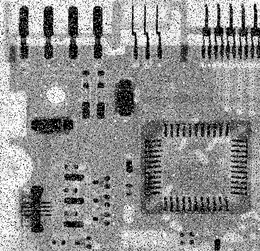
%> input picture Homework1/1552746_Cuihejie/problem4/Q_2.tif, 260 x 251 px, shrunk from 455 x 440 before the run
$ octave problem4.m   (GNU Octave 9; MATLAB toolbox functions it lacks are replaced by stand-ins)
%> lines starting %> are read from the running program, lines starting %| are printed output that depends on the picture
img=imread('Q_2.tif');
%> img is the input picture: size 251x260 uint8; min 0, max 255, mean 144.3
figure;
% Using median filtering
img_med = medfilt2(img);
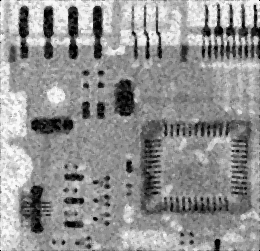
%> img_med: size 251x260 uint8; min 0, max 254, mean 145.7
% Using adaptiveMedian filtering
img_adaptive = adaptiveMedianFilter(img,11);

% original image
subplot(1,3,1);
imshow(img);
title('original')

% noised image
subplot(1,3,2);
imshow(img_med);
title('median')

% adaptive median filter image
subplot(1,3,3);
imshow(img_adaptive);
title('adaptiveMed')

function[img_result] = adaptiveMedianFilter(img_noi,max_window)
%> called with max_window = 11

padding_width = (max_window-1)/2;
[m ,n] = size(img_noi);
%> m = 251; n = 260
% Initialize a image equal size with img_noi to receive pixels after Adaptive Median Filter
img_result = img_noi;
% Fill pixels at the edge of the original image
img_noi = padarray(img_noi,[padding_width padding_width],0);
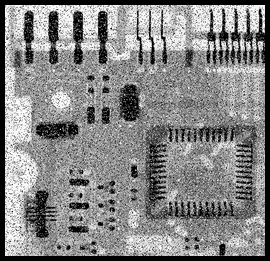
%> img_noi: size 261x270 uint8; min 0, max 255, mean 133.7

for i = padding_width+1:padding_width+m
    for j = padding_width+1:padding_width+n
        Zxy = img_noi(i,j);
        window = 3;
        while(window <= max_window)
            %Take the window of the filter plate
            tmp = img_noi(i-(window-1)/2:i+(window-1)/2,...
            j-(window-1)/2:j+(window-1)/2);
            Zmin = min(min(tmp));
            Zmax = max(max(tmp));
            Zmed = median(tmp(:));
            if((Zmed > Zmin) && (Zmed < Zmax))
                if((Zxy > Zmin) && (Zxy < Zmax))
                    img_result(i-padding_width,j-padding_width) = Zxy;
                else
                    img_result(i-padding_width,j-padding_width) = Zmed;
                end
                break;
            end
            window = window+2;
        end
        img_result(i-padding_width,j-padding_width) = Zmed;
    end
end
end
